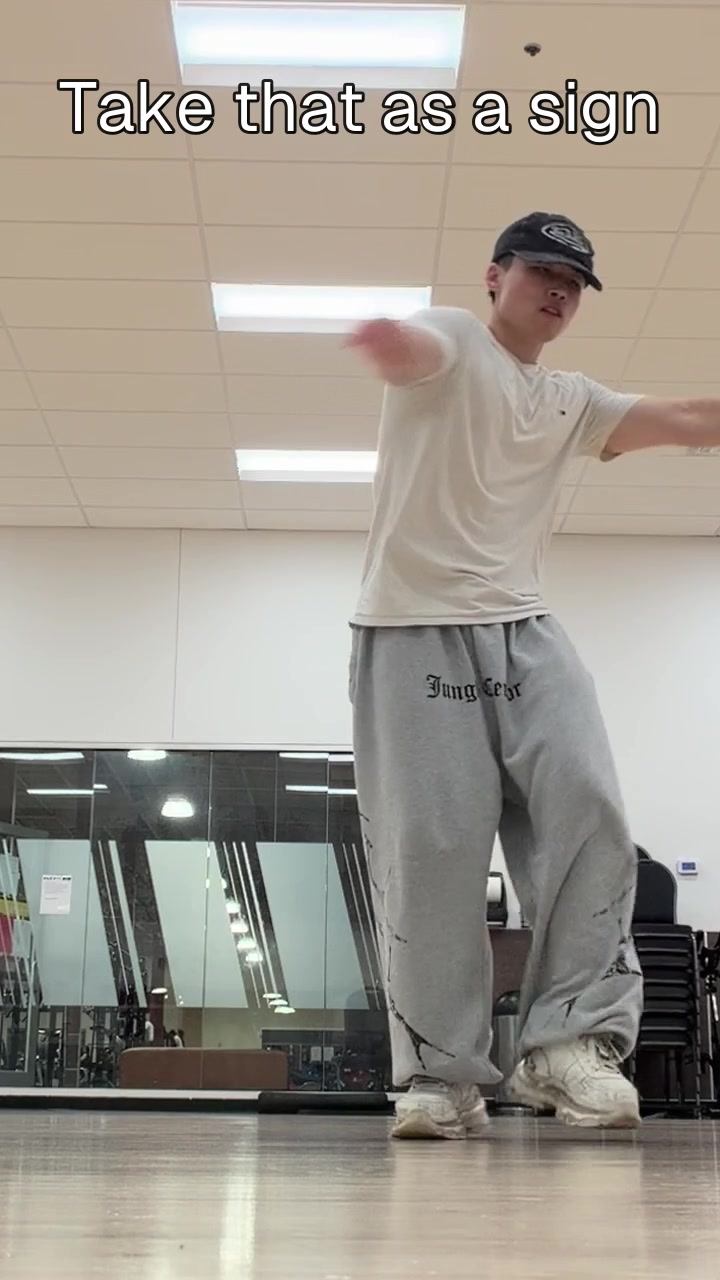
#> input picture fixtures/media/locate-anything-live-v1/input-frame.jpg, 720 x 1280 px, found by its file name
$ python generate_locate_comparison.py
#> lines starting #> are read from the running program, lines starting #| are printed output that depends on the picture
#!/usr/bin/env python3
"""Build the public side-by-side LocateAnything inspection image."""

from pathlib import Path
from PIL import Image, ImageDraw, ImageFont


def font(size: int, bold: bool = False):
    path = Path("C:/Windows/Fonts/segoeuib.ttf" if bold else "C:/Windows/Fonts/segoeui.ttf")
    return ImageFont.truetype(str(path), size) if path.exists() else ImageFont.load_default()


def fit(image: Image.Image, width: int, height: int):
    copy = image.copy()
    copy.thumbnail((width, height), Image.Resampling.LANCZOS)
    return copy


def main():
    root = Path("fixtures/media/locate-anything-live-v1")
    inputs = [
        ("NodeVideo generated frame", Image.open(root / "input-frame.jpg").convert("RGB")),
        ("NVIDIA LocateAnything-3B", Image.open(root / "annotated.png").convert("RGB")),
    ]
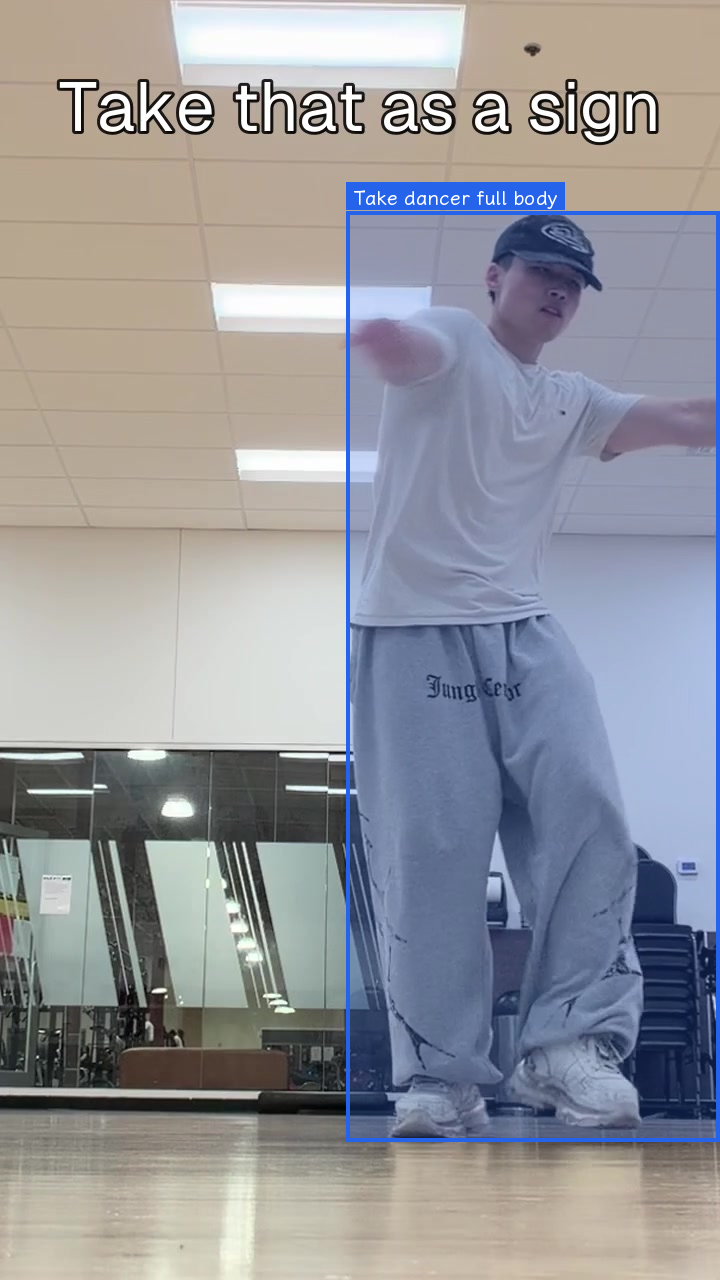
#> input picture fixtures/media/locate-anything-live-v1/annotated.png, 720 x 1280 px, found by its file name
    canvas = Image.new("RGB", (1200, 740), "#090b10")
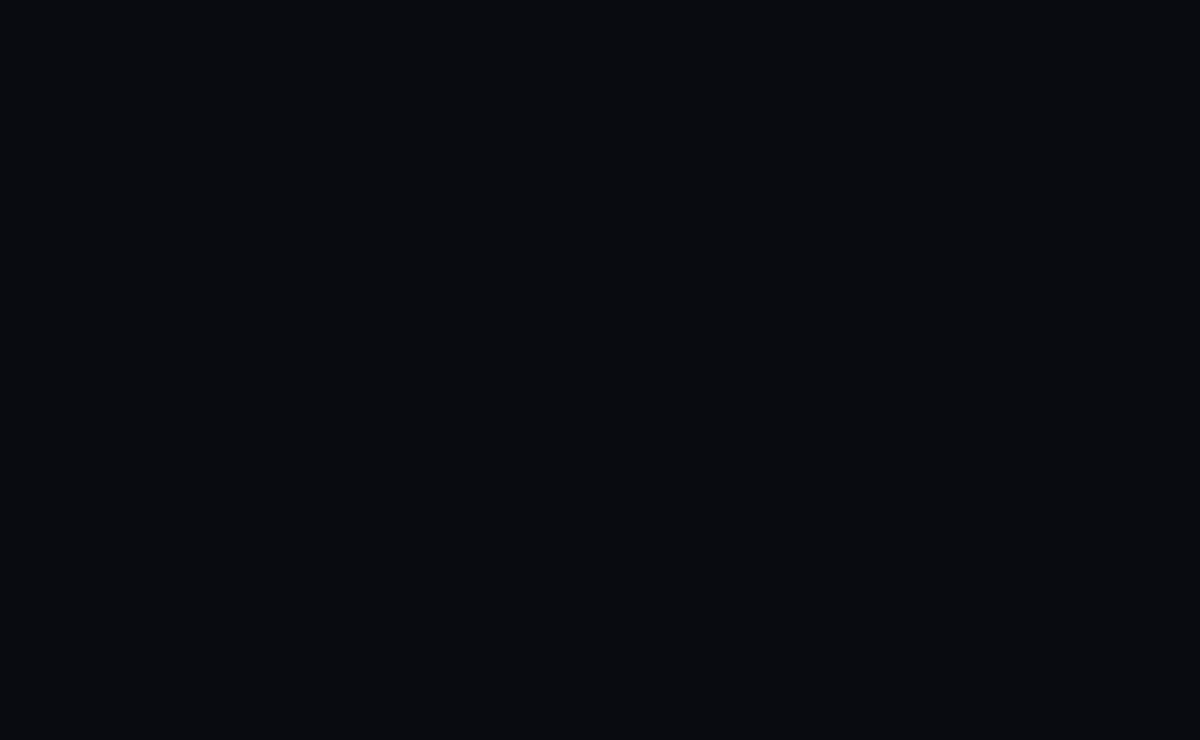
#> canvas: PIL image 1200x740 RGB; mean R, G, B 9, 11, 16
    draw = ImageDraw.Draw(canvas)
    draw.text((55, 35), "Same frame, inspectable grounding", font=font(34, True), fill="#f5f7fb")
    draw.text((55, 82), "Prompt: primary dancer full body · output coordinates normalized from NVIDIA's 0–1000 space", font=font(18), fill="#8d98ae")
    for index, (label, source) in enumerate(inputs):
        x = 55 + index * 565
        image = fit(source, 520, 570)
        draw.rounded_rectangle((x, 125, x + 520, 690), radius=18, fill="#131722", outline="#30384b", width=2)
        canvas.paste(image, (x + (520 - image.width) // 2, 150 + (510 - image.height) // 2))
        bounds = draw.textbbox((0, 0), label, font=font(22, True))
        draw.text((x + (520 - (bounds[2] - bounds[0])) / 2, 650), label, font=font(22, True), fill="#f5f7fb")
#> this loop made 2 passes
#> (label, x, bounds) on passes 1 to 2: ('NodeVideo generated frame', 55, (0, 1, 131, 12)), ('NVIDIA LocateAnything-3B', 620, (0, 2, 124, 12))
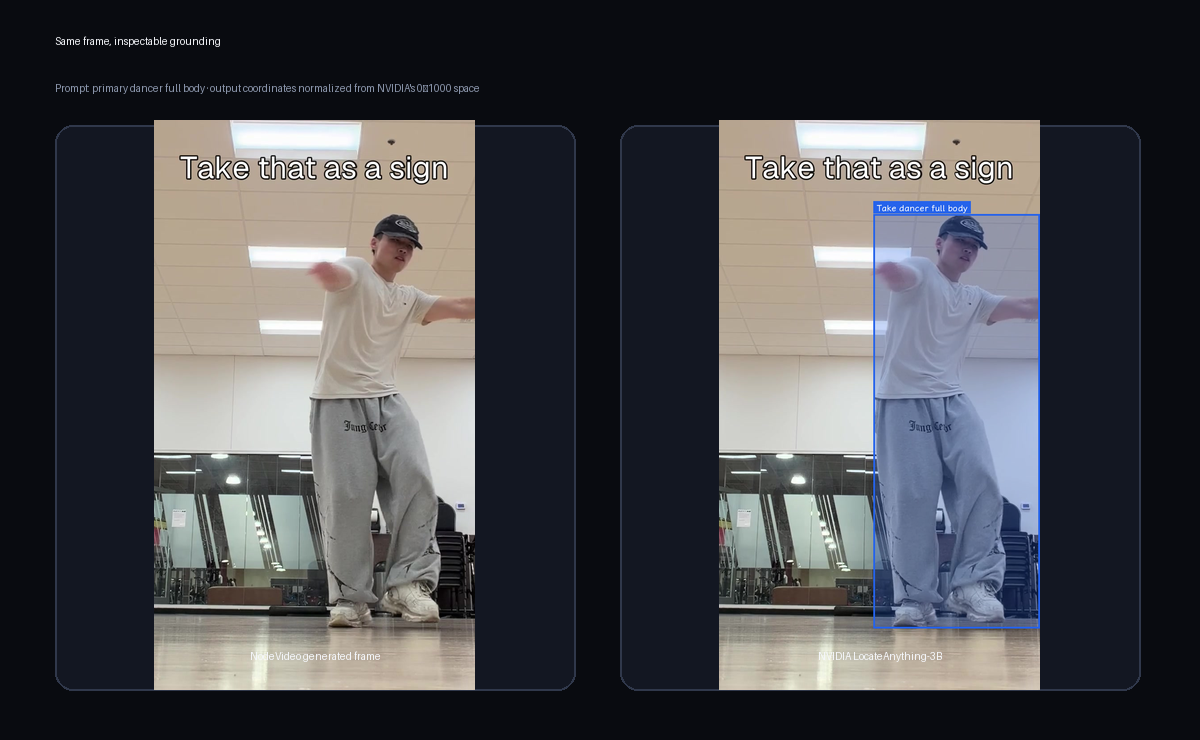
#> canvas: PIL image 1200x740 RGB; mean R, G, B 71.9, 72.6, 76.5
    output = Path("fixtures/proof/locateanything-side-by-side.jpg")
    output.parent.mkdir(parents=True, exist_ok=True)
    canvas.save(output, quality=91, optimize=True)
    print(output)


if __name__ == "__main__":
    main()
